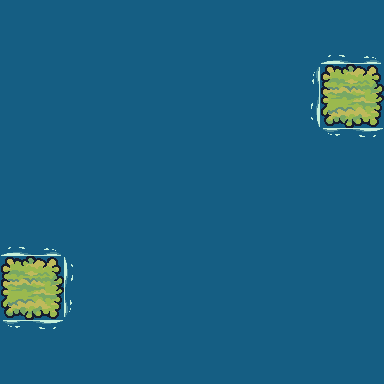

This game map was drawn from its Tiled (.tmx) file and the tilesets committed beside it. A one-line description and the trimmed map source follow:
An orthogonal 6x6 tile map with 64x64 px tiles, 5 tile layers (air, tanah, foam, semak dan batuan, ...), 3 hidden layers not drawn, 23 tilesets and 18 objects (1, 4, 2, 3, 6, ...).

<map version="1.10" tiledversion="1.10.2" orientation="orthogonal" renderorder="right-down" width="6" height="6" tilewidth="64" tileheight="64" infinite="0" nextlayerid="22" nextobjectid="58">
 <tileset firstgid="1" name="House_Yellow" tilewidth="64" tileheight="64" tilecount="6" columns="2">
  <image source="images/House/House_Yellow.png" width="128" height="192" />
 </tileset>
 <tileset firstgid="7" name="House_Purple" tilewidth="64" tileheight="64" tilecount="6" columns="2">
  <image source="images/House/House_Purple.png" width="128" height="192" />
 </tileset>
 <tileset firstgid="13" name="Tree" tilewidth="64" tileheight="64" tilecount="108" columns="12">
  <image source="images/Trees/Tree.png" width="768" height="576" />
 </tileset>
 <tileset firstgid="121" name="Tilemap_Flat" tilewidth="64" tileheight="64" tilecount="40" columns="10">
  <image source="images/Terrain/Ground/Tilemap_Flat.png" width="640" height="256" />
 </tileset>
 <tileset firstgid="161" name="Tilemap_Elevation" tilewidth="64" tileheight="64" tilecount="32" columns="4">
  <image source="images/Terrain/Ground/Tilemap_Elevation.png" width="256" height="512" />
 </tileset>
 <tileset firstgid="193" name="Water" tilewidth="64" tileheight="64" tilecount="1" columns="1">
  <image source="images/Terrain/Water/Water.png" width="64" height="64" />
 </tileset>
 <tileset firstgid="194" name="Bridge_All" tilewidth="64" tileheight="64" tilecount="12" columns="3">
  <image source="images/Bridge/Bridge_All.png" width="192" height="256" />
 </tileset>
 <tileset firstgid="206" name="HappySheep_Bouncing" tilewidth="128" tileheight="128" tilecount="6" columns="6">
  <image source="images/Sheep/HappySheep_Bouncing.png" width="768" height="128" />
  <tile id="0">
   <animation>
    <frame tileid="0" duration="100" />
    <frame tileid="1" duration="100" />
    <frame tileid="2" duration="100" />
    <frame tileid="3" duration="100" />
    <frame tileid="4" duration="100" />
    <frame tileid="5" duration="100" />
   </animation>
  </tile>
 </tileset>
 <tileset firstgid="212" name="HappySheep_Idle" tilewidth="128" tileheight="128" tilecount="8" columns="8">
  <image source="images/Sheep/HappySheep_Idle.png" width="1024" height="128" />
  <tile id="0">
   <animation>
    <frame tileid="2" duration="100" />
    <frame tileid="3" duration="100" />
    <frame tileid="4" duration="100" />
    <frame tileid="5" duration="100" />
    <frame tileid="6" duration="100" />
    <frame tileid="7" duration="100" />
    <frame tileid="7" duration="100" />
   </animation>
  </tile>
 </tileset>
 <tileset firstgid="220" name="Rocks_04" tilewidth="128" tileheight="128" tilecount="8" columns="8">
  <image source="images/Terrain/Water/Rocks/Rocks_04.png" width="1024" height="128" />
  <tile id="0">
   <animation>
    <frame tileid="2" duration="100" />
    <frame tileid="3" duration="100" />
    <frame tileid="4" duration="100" />
    <frame tileid="5" duration="100" />
    <frame tileid="6" duration="100" />
    <frame tileid="7" duration="100" />
   </animation>
  </tile>
 </tileset>
 <tileset firstgid="228" name="Rocks_01" tilewidth="128" tileheight="128" tilecount="8" columns="8">
  <image source="images/Terrain/Water/Rocks/Rocks_01.png" width="1024" height="128" />
  <tile id="0">
   <animation>
    <frame tileid="2" duration="200" />
    <frame tileid="3" duration="200" />
    <frame tileid="4" duration="200" />
    <frame tileid="5" duration="200" />
    <frame tileid="6" duration="200" />
    <frame tileid="7" duration="200" />
   </animation>
  </tile>
 </tileset>
 <tileset firstgid="236" name="Foam" tilewidth="64" tileheight="64" tilecount="72" columns="24">
  <image source="images/Terrain/Water/Foam/Foam.png" width="1536" height="192" />
  <tile id="26">
   <animation>
    <frame tileid="26" duration="200" />
    <frame tileid="29" duration="200" />
    <frame tileid="32" duration="200" />
    <frame tileid="35" duration="200" />
    <frame tileid="38" duration="200" />
    <frame tileid="41" duration="200" />
    <frame tileid="44" duration="200" />
    <frame tileid="47" duration="200" />
   </animation>
  </tile>
 </tileset>
 <tileset firstgid="308" name="09" tilewidth="64" tileheight="64" tilecount="1" columns="1">
  <image source="images/Deco/09.png" width="64" height="64" />
 </tileset>
 <tileset firstgid="309" name="01" tilewidth="64" tileheight="64" tilecount="1" columns="1">
  <image source="images/Deco/01.png" width="64" height="64" />
 </tileset>
 <tileset firstgid="310" name="02" tilewidth="64" tileheight="64" tilecount="1" columns="1">
  <image source="images/Deco/02.png" width="64" height="64" />
 </tileset>
 <tileset firstgid="311" name="03" tilewidth="64" tileheight="64" tilecount="1" columns="1">
  <image source="images/Deco/03.png" width="64" height="64" />
 </tileset>
 <tileset firstgid="312" name="04" tilewidth="64" tileheight="64" tilecount="1" columns="1">
  <image source="images/Deco/04.png" width="64" height="64" />
 </tileset>
 <tileset firstgid="313" name="05" tilewidth="64" tileheight="64" tilecount="1" columns="1">
  <image source="images/Deco/05.png" width="64" height="64" />
 </tileset>
 <tileset firstgid="314" name="06" tilewidth="64" tileheight="64" tilecount="1" columns="1">
  <image source="images/Deco/06.png" width="64" height="64" />
 </tileset>
 <tileset firstgid="315" name="07" tilewidth="64" tileheight="64" tilecount="1" columns="1">
  <image source="images/Deco/07.png" width="64" height="64" />
 </tileset>
 <tileset firstgid="316" name="08" tilewidth="64" tileheight="64" tilecount="1" columns="1">
  <image source="images/Deco/08.png" width="64" height="64" />
 </tileset>
 <tileset firstgid="317" name="Tower_Red" tilewidth="64" tileheight="64" tilecount="8" columns="2">
  <image source="images/Tower/Tower_Red.png" width="128" height="256" />
 </tileset>
 <tileset firstgid="325" name="Water2" tilewidth="64" tileheight="64" tilecount="1" columns="1">
  <image source="images/Terrain/Water/Water2.png" width="64" height="64" />
 </tileset>
 <layer id="1" name="air" width="6" height="6">
  <data>[36 cells, 36 non-empty, 1 distinct tile ids]</data>
 </layer>
 <layer id="4" name="tanah" width="6" height="6">
  <data>[36 cells, 2 non-empty, 1 distinct tile ids]</data>
 </layer>
 <layer id="12" name="foam" width="6" height="6">
  <data>[36 cells, 6 non-empty, 1 distinct tile ids]</data>
 </layer>
 <layer id="11" name="batu" width="6" height="6" visible="0">
  <data>[36 cells, 1 non-empty, 1 distinct tile ids]</data>
 </layer>
 <layer id="13" name="semak dan batuan" width="6" height="6">
  <data>[36 cells, 0 non-empty, 0 distinct tile ids]</data>
 </layer>
 <layer id="5" name="rumah" width="6" height="6" visible="0">
  <data>[36 cells, 0 non-empty, 0 distinct tile ids]</data>
 </layer>
 <layer id="10" name="domba" width="6" height="6">
  <data>[36 cells, 0 non-empty, 0 distinct tile ids]</data>
 </layer>
 <layer id="14" name="jembatan" width="6" height="6" visible="0">
  <data>[36 cells, 1 non-empty, 1 distinct tile ids]</data>
 </layer>
 <objectgroup id="19" name="player">
  <object id="55" x="0" y="256" width="64" height="64" />
 </objectgroup>
 <objectgroup id="18" name="puzzle">
  <object id="20" x="64" y="64" width="64" height="64" />
  <object id="21" x="64" y="128" width="64" height="64" />
  <object id="22" name="1" x="64" y="256" width="64" height="64" />
  <object id="24" x="64" y="192" width="64" height="64" />
  <object id="26" x="128" y="64" width="64" height="64" />
  <object id="27" name="4" x="128" y="128" width="64" height="64" />
  <object id="28" name="2" x="128" y="256" width="64" height="64" />
  <object id="30" name="3" x="128" y="192" width="64" height="64" />
  <object id="32" name="6" x="192" y="64" width="64" height="64" />
  </objectgroup>
 <objectgroup id="20" name="dest">
  <!-- 1 objects omitted --></objectgroup>
</map>
<!-- 8 of 18 objects omitted -->
